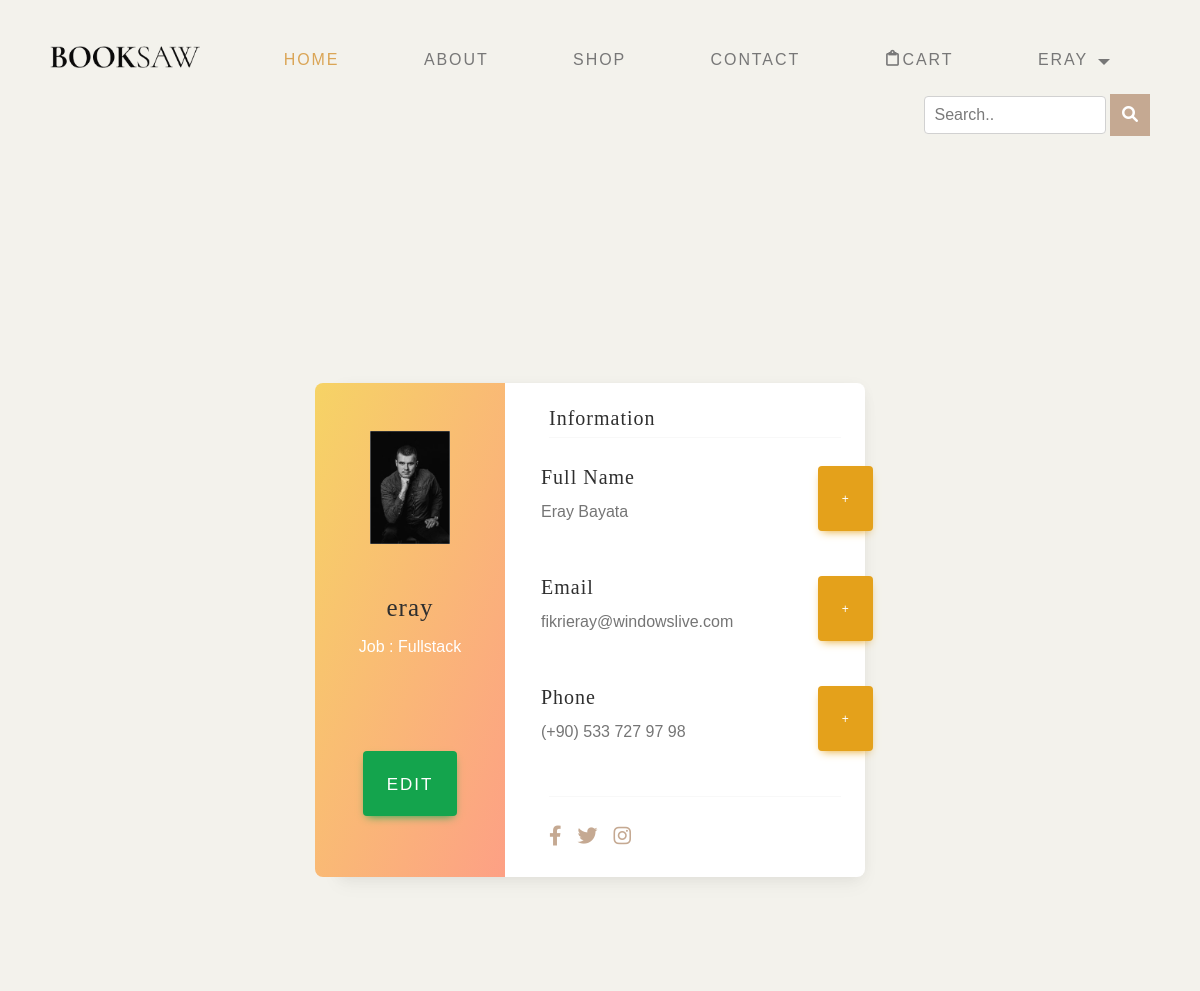
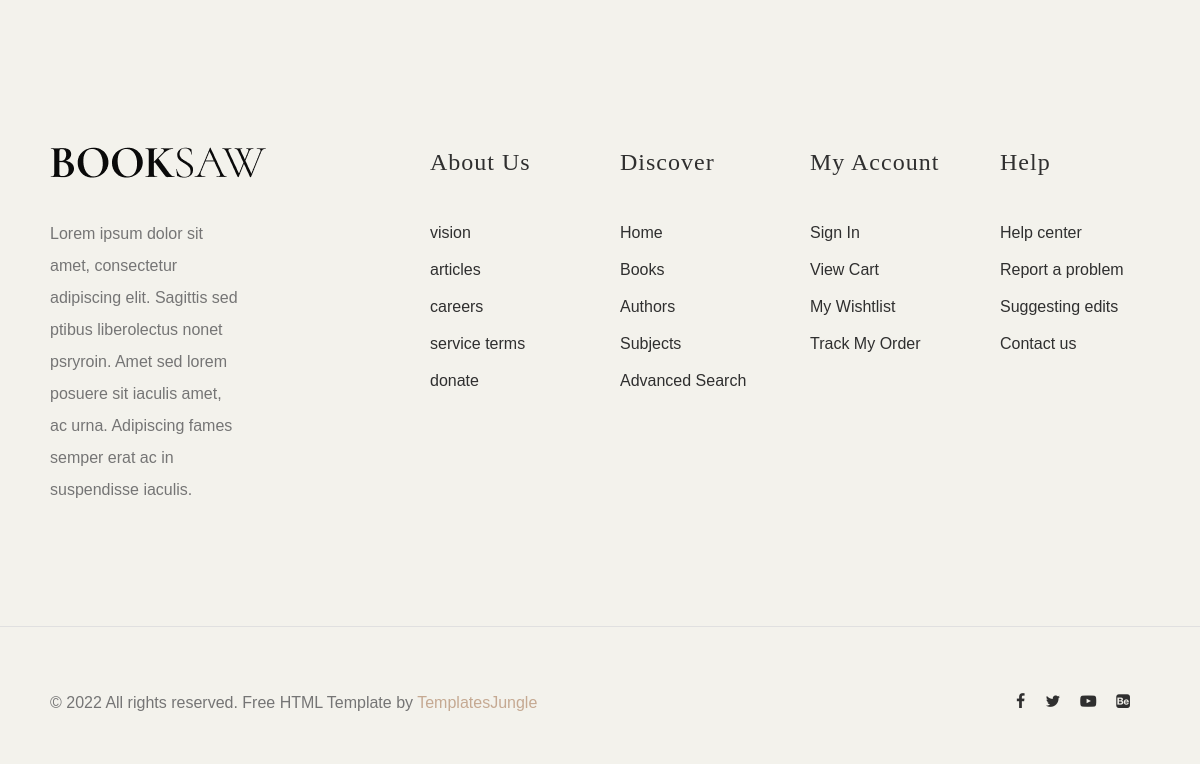
The page /Profil/ (signed in) on the database its author committed (2 pictures, top to bottom).
### appMy/models.py (models this page shows, shortened)
class UserInfo(models.Model):
    user = models.ForeignKey(User, verbose_name=("Kullanıcı"), on_delete=models.CASCADE)
    password = models.CharField(("Şifre"), max_length=50)
    image = models.FileField(("Resim"), upload_to=None, max_length=100,default='None/default.png')
    job = models.CharField(("İş"), max_length=50,default="-")
    phone = models.CharField(("Telefon Numarası"), max_length=50,default="-")
    address = models.CharField(("Adres"), max_length=50,null=True,blank=True)

### appMy/views.py (the view, shortened to what this page needs)
# urls.py: path('Profil/', profilUser, name='profilUser'),
def profilUser(request):
    context= {}
    user = User.objects.get(username=request.user)
    userinfo = UserInfo.objects.get(user=user)
    context.update({
        "user":user,
        "userinfo":userinfo,
    })
    return render(request,'user/profil.html',context)

### appMy/templates/user/profil.html (shortened to what this page needs)
{% extends 'base.html' %}
{% load static %}
{% block body %}
<section class="vh-100" style="background-color: #f3f2ec;">
    <div class="container py-5 h-100">
      <div class="row d-flex justify-content-center align-items-center h-100">
        <div class="col col-lg-6 mb-4 mb-lg-0">
          <div class="card mb-3" style="border-radius: .5rem;">
            <div class="row g-0">
              <div class="col-md-4 gradient-custom text-center text-white"
                style="border-top-left-radius: .5rem; border-bottom-left-radius: .5rem;">
                <img src="{{ userinfo.image.url }}"
                  alt="Avatar" class="img-fluid my-5" style="width: 80px; object-fit: cover;" />
                <h5 style="font-family: Georgia, 'Times New Roman', Times, serif; font-size: 25px;">{{ user.username }}</h5>
                <p>Job : {{ userinfo.job }}</p>
                <div class="col">
                  <button style="font-size: 17px; letter-spacing: 2px;" type="button" class="btn btn-success m-0 mt-5" data-mdb-toggle="modal" data-mdb-target="#ProfilModal">
                      Edit
                  </button>
              </div>
              </div>
              <div class="col-md-8">
                <div class="card-body p-4">
                  <h6 style="font-family: Georgia, 'Times New Roman', Times, serif; font-size: 20px;">Information</h6>
                  <hr class="mt-0 mb-4">
                  <div class="row pt-1">
                    <div class="col-10 mb-2">
                      <h6 style="font-family: Georgia, 'Times New Roman', Times, serif; font-size: 20px;">Full Name</h6>
                      <p class="text-muted">{{ user.get_full_name }}</p>
                    </div>
                    <div class="col-2">
                      <button type="button" class="btn btn-warning m-0" data-mdb-toggle="modal" data-mdb-target="#modalName">
                          +
                      </button>
                  </div>
                    <div class="col-10 mb-2">
                      <h6 style="font-family: Georgia, 'Times New Roman', Times, serif; font-size: 20px;">Email</h6>
                      <p class="text-muted">{{ user.email }}</p>
                    </div>
                    <div class="col-2">
                        <button type="button" class="btn btn-warning m-0" data-mdb-toggle="modal" data-mdb-target="#exampleModal">
                            +
                        </button>
                    </div>
                    <div class="col-10 mb-2">
                      <h6 style="font-family: Georgia, 'Times New Roman', Times, serif; font-size: 20px;">Phone</h6>
                      <p class="text-muted">(+90) {{ userinfo.phone }}</p>
                    </div>
                    <div class="col-2">
                      <button type="button" class="btn btn-warning m-0" data-mdb-toggle="modal" data-mdb-target="#modalPhone">
                          +
                      </button>
                  </div>
                  </div>
                  <hr class="mt-0 mb-4">
                  <div class="d-flex justify-content-start">
                    <a href="#!"><i class="fab fa-facebook-f fa-lg me-3"></i></a>
                    <a href="#!"><i class="fab fa-twitter fa-lg me-3"></i></a>
                    <a href="#!"><i class="fab fa-instagram fa-lg"></i></a>
                  </div>
                </div>
              </div>
            </div>
          </div>
        </div>
      </div>
    </div>
  </section>
{% endblock body %}

### appMy/templates/part/_header.html (shortened to what this page needs)
{% load static %}
<div id="header-wrap">
	<header id="header">
		<div class="container">
         <div class="row">
				<div class="col-md-2">
					<div class="main-logo">
						<a href="{% url 'index' %}"><img src="{% static 'images/main-logo.png' %}" alt="logo"></a>
					</div>
				</div>
				<div class="col-md-10">
					<nav id="navbar">
						<div class="main-menu stellarnav">
							<ul class="menu-list ">
								<li class="menu-item active"><a href="{% url 'index' %}" data-effect="Home">Home</a></li>
								<li class="menu-item"><a href="{% url 'About' %}" class="nav-link" data-effect="About">About</a></li>
								<li class="menu-item"><a href="{% url 'Shop' %}" class="nav-link" data-effect="Shop">Shop</a></li>
								<li class="menu-item"><a href="{% url 'ContactUs' %}" class="nav-link" data-effect="Contact">Contact</a></li>
                        {% if request.user.is_authenticated %}
						<li><a href="{% url 'ShopBasket' %}" class="cart for-buy"><i class="icon icon-clipboard"></i><span>Cart</span></a></li>
                            <li class="menu-item has-sub">
									<a href="#" class="nav-link" data-effect="Pages">{{ request.user }}</a>
						    </li>
                        {% else %}
								<li class="menu-item"><a href="{% url 'loginUser' %}" class="nav-link" data-effect="Login">Login</a></li>
								<li class="menu-item"><a href="{% url 'registerUser' %}" class="nav-link" data-effect="Register">Register</a></li>
                        {% endif %}
						<form method="GET" class="example" action="{% url 'Shop' %}">
							<input style="width: 20%;" type="text" placeholder="Search.." name="query">
							<button style="height: fit-content; padding: 12px;" type="submit"><i class="fa fa-search"></i></button>
						  </form>
							</ul>
						</div>
					</nav>
				</div>
			</div>
		</div>
	</header>
</div>

### appMy/static/icomoon/icomoon.css (style rules this page uses)
[class^="icon-"], [class*=" icon-"] { font-family: 'icomoon' !important; speak: never; font-style: normal; font-weight: normal; font-variant: normal; text-transform: none; line-height: 1; -webkit-font-smoothing: antialiased; -moz-osx-font-smoothing: grayscale; }
.icon-clipboard:before { content: "\e908"; }

### appMy/static/css/style.css (style rules this page uses)
:root { --header-height : 160px; --header-height-min : 80px; }
:root { --accent-color : #C5A992; --secondary-color : #C5A992; --dark-color : #2f2f2f; --light-color : #F3F2EC; --body-text-color : #757575; --light-text-color : #afafaf; --dark-text-color : #2f2f2f; }
:root { --body-font : "Raleway", sans-serif; --heading-font : "Prata", Georgia, serif; --secondary-font : "Playfair Display", Georgia, serif; }
*, *::before, *::after { -webkit-box-sizing: border-box; -moz-box-sizing: border-box; box-sizing: border-box; }
html { box-sizing: border-box; }
body { font-family: var(--body-font); font-size: 16px; line-height: 2; color: var(--body-text-color); background-color: var(--light-color); }
a { color: var(--accent-color); transition: 0.3s color ease-out; }
ul, ol { margin-top: 0; margin-bottom: 10px; margin-left: 0; }
ul li, ol li { margin-bottom: 5px; outline: 0; }
ul li.active a { color: #daa556; }
button, input, select, textarea { font-family: inherit; font-size: inherit; line-height: inherit; outline: 0; }
img { display: inline-block; border: 0; max-width: 100%; height: auto; vertical-align: middle; }
h1, .h1, h2, .h2, h3, .h3, h4, .h4, h5, .h5, h6, .h6 { font-family: var(--heading-font); line-height: 1.2; color: var(--dark-color); }
h5, h6 { letter-spacing: 1px; }
h5, .h5 { font-size: .83em; line-height: 1.25; }
h6, .h6 { font-size: .67em; line-height: 1.1; }
p { margin: 0 0 20px 0; }
dfn, cite, em, i { font-style: italic; }
::placeholder { color: #999; }
.container::after, .row::after, .clearfix::after { display: block; clear: both; content: ""; }
.text-center { text-align: center; }
.text-muted { color: #777; }
input[type="email"], input[type="number"], input[type="search"], input[type="text"], input[type="tel"], input[type="url"], input[type="password"], textarea, select { height: 38px; padding: 6px 10px; background-color: #fff; border: 1px solid #D1D1D1; border-radius: 4px; box-shadow: none; box-sizing: border-box; }
input[type="email"], input[type="number"], input[type="search"], input[type="text"], input[type="tel"], input[type="url"], input[type="password"], textarea { -webkit-appearance: none; -moz-appearance: none; appearance: none; }
ul { list-style: circle inside; }
ol, ul { padding-left: 0; margin-top: 0; }
li { margin-bottom: 1rem; }
button, .button { margin-bottom: 1rem; }
input, textarea, select, fieldset { margin-bottom: 1.5rem; }
pre, blockquote, dl, figure, table, p, ul, ol, form { margin-bottom: 2.5rem; }
hr { margin-top: 3rem; margin-bottom: 3.5rem; border-width: 0; border-top: 1px solid #E1E1E1; }
a.btn, input[type="button"], input[type="submit"], input[type="reset"], input[type="file"], button { background-image: none; background: var(--accent-color); text-decoration: none !important; display: inline-block; position: relative; border: 1px solid transparent; border-radius: 0; padding: 0.75em 1.5em; margin-top: 15px; font-size: 15px; font-weight: bold; line-height: normal; text-align: center; text-transform: uppercase; color: #fff; z-index: 1; cursor: pointer; white-space: nowrap; vertical-align: middle; -webkit-transition: all 0.3s ease-in; transition: all 0.3s ease-in; -ms-touch-action: manipulation; touch-action: manipulation; -webkit-user-select: none; -moz-user-select: none; -ms-user-select: none; user-select: none; }
.nav-link { display: block; padding: 0.5rem 1rem; text-decoration: none; transition: color 0.15s ease-in-out, background-color 0.15s ease-in-out, border-color 0.15s ease-in-out; }
button { font-size: 1em; font-weight: 600; border: none; height: 65px; cursor: pointer; text-transform: uppercase; }
#header { padding: 40px 0; }
#header .menu-list a { text-transform: uppercase; font-weight: 500; letter-spacing: 0.12em; }

### appMy/templates/user/profil.html (style rules this page uses)
.gradient-custom { background: #f6d365; background: -webkit-linear-gradient(to right bottom, rgba(246, 211, 101, 1), rgba(253, 160, 133, 1)); background: linear-gradient(to right bottom, rgba(246, 211, 101, 1), rgba(253, 160, 133, 1)) }

### rows shown on the page
UserInfo: image (picture), job "Fullstack", phone "533 727 97 98"

### other values the page prints
{{ request.user }} "ERAY"
{{ user.username }} "eray"
{{ user.get_full_name }} "Eray Bayata"
{{ user.email }} "fikrieray@windowslive.com"
